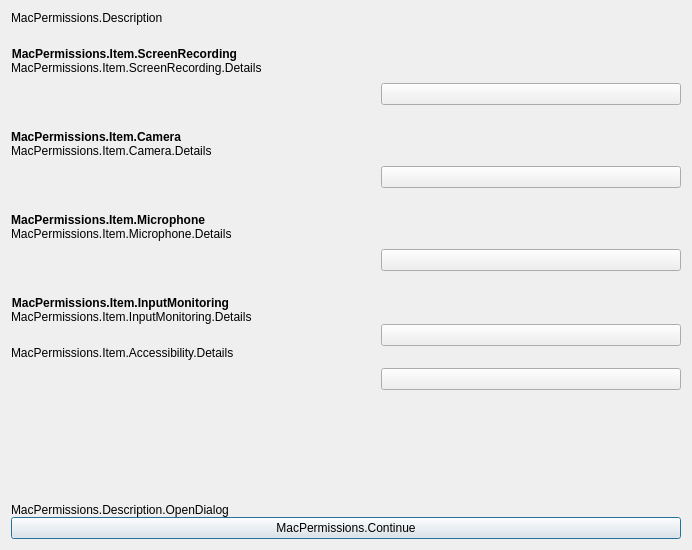
<?xml version="1.0" encoding="UTF-8"?>
<ui version="4.0">
 <class>OBSPermissions</class>
 <widget class="QDialog" name="OBSPermissions">
  <property name="geometry">
   <rect>
    <x>0</x>
    <y>0</y>
    <width>692</width>
    <height>550</height>
   </rect>
  </property>
  <property name="sizePolicy">
   <sizepolicy hsizetype="Minimum" vsizetype="Minimum">
    <horstretch>0</horstretch>
    <verstretch>0</verstretch>
   </sizepolicy>
  </property>
  <property name="minimumSize">
   <size>
    <width>0</width>
    <height>0</height>
   </size>
  </property>
  <property name="windowTitle">
   <string>MacPermissions.Title</string>
  </property>
  <property name="windowIcon">
   <iconset resource="obs.qrc">
    <normaloff>:/res/images/obs.png</normaloff>:/res/images/obs.png</iconset>
  </property>
  <property name="styleSheet">
   <string notr="true"/>
  </property>
  <layout class="QGridLayout" name="gridLayout_2">
   <item row="0" column="0">
    <layout class="QVBoxLayout" name="verticalLayout">
     <property name="spacing">
      <number>0</number>
     </property>
     <property name="sizeConstraint">
      <enum>QLayout::SetNoConstraint</enum>
     </property>
     <property name="leftMargin">
      <number>0</number>
     </property>
     <property name="topMargin">
      <number>0</number>
     </property>
     <property name="rightMargin">
      <number>0</number>
     </property>
     <property name="bottomMargin">
      <number>0</number>
     </property>
     <item>
      <layout class="QVBoxLayout" name="verticalLayout_7">
       <item>
        <widget class="QLabel" name="label">
         <property name="text">
          <string>MacPermissions.Description</string>
         </property>
         <property name="wordWrap">
          <bool>true</bool>
         </property>
        </widget>
       </item>
       <item>
        <layout class="QGridLayout" name="gridLayout">
         <item row="1" column="0">
          <spacer name="verticalSpacer">
           <property name="orientation">
            <enum>Qt::Vertical</enum>
           </property>
           <property name="sizeHint" stdset="0">
            <size>
             <width>20</width>
             <height>40</height>
            </size>
           </property>
          </spacer>
         </item>
         <item row="3" column="0">
          <widget class="QPushButton" name="continueButton">
           <property name="text">
            <string>MacPermissions.Continue</string>
           </property>
          </widget>
         </item>
         <item row="2" column="0">
          <widget class="QLabel" name="label_2">
           <property name="text">
            <string>MacPermissions.Description.OpenDialog</string>
           </property>
           <property name="wordWrap">
            <bool>true</bool>
           </property>
           <property name="bottomMargin">
            <number>8</number>
           </property>
          </widget>
         </item>
         <item row="0" column="0">
          <layout class="QFormLayout" name="formLayout">
           <property name="fieldGrowthPolicy">
            <enum>QFormLayout::AllNonFixedFieldsGrow</enum>
           </property>
           <property name="rowWrapPolicy">
            <enum>QFormLayout::WrapAllRows</enum>
           </property>
           <property name="topMargin">
            <number>22</number>
           </property>
           <property name="bottomMargin">
            <number>0</number>
           </property>
           <item row="0" column="0">
            <widget class="QLabel" name="label_4">
             <property name="font">
              <font>
               <bold>true</bold>
              </font>
             </property>
             <property name="text">
              <string>MacPermissions.Item.ScreenRecording</string>
             </property>
             <property name="alignment">
              <set>Qt::AlignRight|Qt::AlignTrailing|Qt::AlignVCenter</set>
             </property>
            </widget>
           </item>
           <item row="0" column="1">
            <widget class="QLabel" name="label_5">
             <property name="text">
              <string>MacPermissions.Item.ScreenRecording.Details</string>
             </property>
            </widget>
           </item>
           <item row="1" column="1">
            <layout class="QHBoxLayout" name="horizontalLayout">
             <property name="topMargin">
              <number>8</number>
             </property>
             <property name="bottomMargin">
              <number>25</number>
             </property>
             <item>
              <widget class="QWidget"/>
             </item>
             <item>
              <widget class="QPushButton" name="capturePermissionButton">
               <property name="sizePolicy">
                <sizepolicy hsizetype="Fixed" vsizetype="Fixed">
                 <horstretch>0</horstretch>
                 <verstretch>0</verstretch>
                </sizepolicy>
               </property>
               <property name="minimumSize">
                <size>
                 <width>300</width>
                 <height>0</height>
                </size>
               </property>
               <property name="maximumSize">
                <size>
                 <width>300</width>
                 <height>16777215</height>
                </size>
               </property>
               <property name="baseSize">
                <size>
                 <width>300</width>
                 <height>0</height>
                </size>
               </property>
              </widget>
             </item>
            </layout>
           </item>
           <item row="2" column="0">
            <widget class="QLabel" name="label_7">
             <property name="font">
              <font>
               <bold>true</bold>
              </font>
             </property>
             <property name="text">
              <string>MacPermissions.Item.Camera</string>
             </property>
             <property name="alignment">
              <set>Qt::AlignRight|Qt::AlignTrailing|Qt::AlignVCenter</set>
             </property>
            </widget>
           </item>
           <item row="2" column="1">
            <widget class="QLabel" name="label_8">
             <property name="text">
              <string>MacPermissions.Item.Camera.Details</string>
             </property>
             <property name="wordWrap">
              <bool>true</bool>
             </property>
            </widget>
           </item>
           <item row="3" column="1">
            <layout class="QHBoxLayout" name="horizontalLayout_2">
             <property name="topMargin">
              <number>8</number>
             </property>
             <property name="bottomMargin">
              <number>25</number>
             </property>
             <item>
              <widget class="QWidget"/>
             </item>
             <item>
              <widget class="QPushButton" name="videoPermissionButton">
               <property name="sizePolicy">
                <sizepolicy hsizetype="Fixed" vsizetype="Fixed">
                 <horstretch>0</horstretch>
                 <verstretch>0</verstretch>
                </sizepolicy>
               </property>
               <property name="minimumSize">
                <size>
                 <width>300</width>
                 <height>0</height>
                </size>
               </property>
               <property name="maximumSize">
                <size>
                 <width>300</width>
                 <height>16777215</height>
                </size>
               </property>
               <property name="baseSize">
                <size>
                 <width>300</width>
                 <height>0</height>
                </size>
               </property>
              </widget>
             </item>
            </layout>
           </item>
           <item row="4" column="0">
            <widget class="QLabel" name="label_9">
             <property name="font">
              <font>
               <bold>true</bold>
              </font>
             </property>
             <property name="text">
              <string>MacPermissions.Item.Microphone</string>
             </property>
             <property name="alignment">
              <set>Qt::AlignRight|Qt::AlignTrailing|Qt::AlignVCenter</set>
             </property>
            </widget>
           </item>
           <item row="4" column="1">
            <widget class="QLabel" name="label_10">
             <property name="text">
              <string>MacPermissions.Item.Microphone.Details</string>
             </property>
            </widget>
           </item>
           <item row="5" column="1">
            <layout class="QHBoxLayout" name="horizontalLayout_4">
             <property name="topMargin">
              <number>8</number>
             </property>
             <property name="bottomMargin">
              <number>25</number>
             </property>
             <item>
              <widget class="QWidget"/>
             </item>
             <item>
              <widget class="QPushButton" name="audioPermissionButton">
               <property name="sizePolicy">
                <sizepolicy hsizetype="Fixed" vsizetype="Fixed">
                 <horstretch>0</horstretch>
                 <verstretch>0</verstretch>
                </sizepolicy>
               </property>
               <property name="minimumSize">
                <size>
                 <width>300</width>
                 <height>0</height>
                </size>
               </property>
               <property name="maximumSize">
                <size>
                 <width>300</width>
                 <height>16777215</height>
                </size>
               </property>
               <property name="baseSize">
                <size>
                 <width>300</width>
                 <height>0</height>
                </size>
               </property>
              </widget>
             </item>
            </layout>
           </item>
           <item row="6" column="0">
            <widget class="QLabel" name="label_3">
             <property name="font">
              <font>
               <bold>true</bold>
              </font>
             </property>
             <property name="text">
              <string>MacPermissions.Item.InputMonitoring</string>
             </property>
             <property name="alignment">
              <set>Qt::AlignRight|Qt::AlignTrailing|Qt::AlignVCenter</set>
             </property>
            </widget>
           </item>
           <item row="6" column="1">
            <widget class="QLabel" name="label_13">
             <property name="text">
              <string>MacPermissions.Item.InputMonitoring.Details</string>
             </property>
             <property name="wordWrap">
              <bool>true</bool>
             </property>
            </widget>
           </item>
           <item row="7" column="1">
            <layout class="QHBoxLayout" name="horizontalLayout_5">
             <property name="sizeConstraint">
              <enum>QLayout::SetDefaultConstraint</enum>
             </property>
             <item>
              <widget class="QWidget"/>
             </item>
             <item>
              <widget class="QPushButton" name="inputMonitoringPermissionButton">
               <property name="sizePolicy">
                <sizepolicy hsizetype="Fixed" vsizetype="Fixed">
                 <horstretch>0</horstretch>
                 <verstretch>0</verstretch>
                </sizepolicy>
               </property>
               <property name="minimumSize">
                <size>
                 <width>300</width>
                 <height>0</height>
                </size>
               </property>
               <property name="maximumSize">
                <size>
                 <width>300</width>
                 <height>16777215</height>
                </size>
               </property>
               <property name="baseSize">
                <size>
                 <width>300</width>
                 <height>0</height>
                </size>
               </property>
              </widget>
             </item>
            </layout>
           </item>
           <item row="8" column="1">
            <widget class="QLabel" name="label_14">
             <property name="text">
              <string>MacPermissions.Item.Accessibility.Details</string>
             </property>
             <property name="wordWrap">
              <bool>true</bool>
             </property>
            </widget>
           </item>
           <item row="9" column="1">
            <layout class="QHBoxLayout" name="horizontalLayout_5">
             <property name="sizeConstraint">
              <enum>QLayout::SetDefaultConstraint</enum>
             </property>
             <property name="topMargin">
              <number>8</number>
             </property>
             <property name="bottomMargin">
              <number>25</number>
             </property>
             <item>
              <widget class="QWidget"/>
             </item>
             <item>
              <widget class="QPushButton" name="accessibilityPermissionButton">
               <property name="sizePolicy">
                <sizepolicy hsizetype="Fixed" vsizetype="Fixed">
                 <horstretch>0</horstretch>
                 <verstretch>0</verstretch>
                </sizepolicy>
               </property>
               <property name="minimumSize">
                <size>
                 <width>300</width>
                 <height>0</height>
                </size>
               </property>
               <property name="maximumSize">
                <size>
                 <width>300</width>
                 <height>16777215</height>
                </size>
               </property>
               <property name="baseSize">
                <size>
                 <width>300</width>
                 <height>0</height>
                </size>
               </property>
              </widget>
             </item>
            </layout>
           </item>
          </layout>
         </item>
        </layout>
       </item>
      </layout>
     </item>
    </layout>
   </item>
  </layout>
 </widget>
 <resources>
  <include location="obs.qrc"/>
 </resources>
 <connections/>
</ui>
